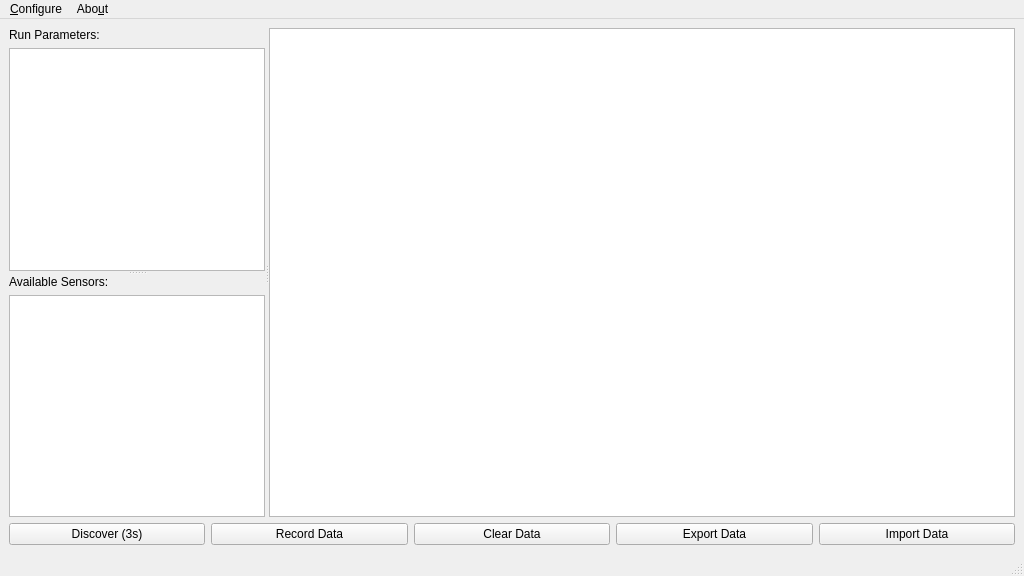
<?xml version="1.0" encoding="UTF-8"?>
<ui version="4.0">
 <class>MainWindow</class>
 <widget class="QMainWindow" name="MainWindow">
  <property name="geometry">
   <rect>
    <x>0</x>
    <y>0</y>
    <width>1024</width>
    <height>576</height>
   </rect>
  </property>
  <property name="windowTitle">
   <string>SSTK Lab Manager</string>
  </property>
  <property name="documentMode">
   <bool>false</bool>
  </property>
  <widget class="QWidget" name="centralWidget">
   <layout class="QGridLayout" name="gridLayout">
    <item row="0" column="0">
     <layout class="QVBoxLayout" name="verticalLayout_3">
      <item>
       <widget class="QSplitter" name="splitter_2">
        <property name="frameShape">
         <enum>QFrame::NoFrame</enum>
        </property>
        <property name="orientation">
         <enum>Qt::Horizontal</enum>
        </property>
        <property name="childrenCollapsible">
         <bool>false</bool>
        </property>
        <widget class="QSplitter" name="splitter">
         <property name="sizePolicy">
          <sizepolicy hsizetype="Preferred" vsizetype="Expanding">
           <horstretch>0</horstretch>
           <verstretch>0</verstretch>
          </sizepolicy>
         </property>
         <property name="orientation">
          <enum>Qt::Vertical</enum>
         </property>
         <property name="childrenCollapsible">
          <bool>false</bool>
         </property>
         <widget class="QWidget" name="layoutWidget">
          <layout class="QVBoxLayout" name="trialParamsLayout">
           <item>
            <widget class="QLabel" name="trialParamsLabel">
             <property name="text">
              <string>Run Parameters:</string>
             </property>
            </widget>
           </item>
           <item>
            <widget class="QTableView" name="trialParamsTableView">
             <property name="horizontalScrollBarPolicy">
              <enum>Qt::ScrollBarAsNeeded</enum>
             </property>
             <property name="autoScroll">
              <bool>true</bool>
             </property>
             <property name="verticalScrollMode">
              <enum>QAbstractItemView::ScrollPerPixel</enum>
             </property>
             <property name="horizontalScrollMode">
              <enum>QAbstractItemView::ScrollPerPixel</enum>
             </property>
             <attribute name="horizontalHeaderDefaultSectionSize">
              <number>57</number>
             </attribute>
             <attribute name="verticalHeaderCascadingSectionResizes">
              <bool>true</bool>
             </attribute>
             <attribute name="verticalHeaderDefaultSectionSize">
              <number>21</number>
             </attribute>
            </widget>
           </item>
          </layout>
         </widget>
         <widget class="QWidget" name="layoutWidget">
          <layout class="QVBoxLayout" name="sensorTreeLayout">
           <item>
            <widget class="QLabel" name="sensorTreeLabel">
             <property name="text">
              <string>Available Sensors:</string>
             </property>
            </widget>
           </item>
           <item>
            <widget class="QTreeView" name="sensorTreeView">
             <property name="contextMenuPolicy">
              <enum>Qt::CustomContextMenu</enum>
             </property>
             <property name="autoScrollMargin">
              <number>20</number>
             </property>
             <property name="editTriggers">
              <set>QAbstractItemView::DoubleClicked</set>
             </property>
             <property name="selectionMode">
              <enum>QAbstractItemView::NoSelection</enum>
             </property>
             <property name="verticalScrollMode">
              <enum>QAbstractItemView::ScrollPerPixel</enum>
             </property>
             <property name="indentation">
              <number>10</number>
             </property>
             <attribute name="headerVisible">
              <bool>false</bool>
             </attribute>
             <attribute name="headerMinimumSectionSize">
              <number>64</number>
             </attribute>
             <attribute name="headerDefaultSectionSize">
              <number>128</number>
             </attribute>
            </widget>
           </item>
          </layout>
         </widget>
        </widget>
        <widget class="PlotWidget" name="sensorPlotWidget">
         <property name="sizePolicy">
          <sizepolicy hsizetype="Expanding" vsizetype="Expanding">
           <horstretch>1</horstretch>
           <verstretch>0</verstretch>
          </sizepolicy>
         </property>
        </widget>
       </widget>
      </item>
      <item>
       <layout class="QHBoxLayout" name="buttonsHorizontalLayout">
        <item>
         <widget class="QPushButton" name="startDiscoveryButton">
          <property name="text">
           <string>Discover (3s)</string>
          </property>
          <property name="icon">
           <iconset theme="bluetooth">
            <normaloff>.</normaloff>.</iconset>
          </property>
          <property name="checkable">
           <bool>false</bool>
          </property>
          <property name="default">
           <bool>false</bool>
          </property>
          <property name="flat">
           <bool>false</bool>
          </property>
         </widget>
        </item>
        <item>
         <widget class="QPushButton" name="recordButton">
          <property name="text">
           <string>Record Data</string>
          </property>
          <property name="icon">
           <iconset theme="media-record">
            <normaloff>.</normaloff>.</iconset>
          </property>
         </widget>
        </item>
        <item>
         <widget class="QPushButton" name="clearDataButton">
          <property name="text">
           <string>Clear Data</string>
          </property>
          <property name="icon">
           <iconset theme="edit-delete">
            <normaloff>.</normaloff>.</iconset>
          </property>
         </widget>
        </item>
        <item>
         <widget class="QPushButton" name="exportDataButton">
          <property name="text">
           <string>Export Data</string>
          </property>
          <property name="icon">
           <iconset theme="go-up">
            <normaloff>.</normaloff>.</iconset>
          </property>
         </widget>
        </item>
        <item>
         <widget class="QPushButton" name="importDataButton">
          <property name="text">
           <string>Import Data</string>
          </property>
          <property name="icon">
           <iconset theme="go-down">
            <normaloff>.</normaloff>.</iconset>
          </property>
         </widget>
        </item>
       </layout>
      </item>
     </layout>
    </item>
   </layout>
  </widget>
  <widget class="QMenuBar" name="menubar">
   <property name="geometry">
    <rect>
     <x>0</x>
     <y>0</y>
     <width>1024</width>
     <height>22</height>
    </rect>
   </property>
   <widget class="QMenu" name="menuConfigure">
    <property name="title">
     <string>&amp;Configure</string>
    </property>
    <addaction name="actionLoad_Config"/>
    <addaction name="actionView_Log"/>
    <addaction name="actionPreferences"/>
   </widget>
   <widget class="QMenu" name="menuAbout">
    <property name="title">
     <string>Abo&amp;ut</string>
    </property>
   </widget>
   <addaction name="menuConfigure"/>
   <addaction name="menuAbout"/>
  </widget>
  <widget class="QStatusBar" name="statusbar">
   <property name="toolTip">
    <string/>
   </property>
   <property name="statusTip">
    <string/>
   </property>
  </widget>
  <action name="actionLoad_Config">
   <property name="text">
    <string>&amp;Load Config...</string>
   </property>
  </action>
  <action name="actionPreferences">
   <property name="text">
    <string>&amp;Preferences</string>
   </property>
  </action>
  <action name="actionView_Log">
   <property name="text">
    <string>&amp;View Log...</string>
   </property>
  </action>
 </widget>
 <customwidgets>
  <customwidget>
   <class>PlotWidget</class>
   <extends>QGraphicsView</extends>
   <header>pyqtgraph</header>
  </customwidget>
 </customwidgets>
 <resources/>
 <connections/>
</ui>
